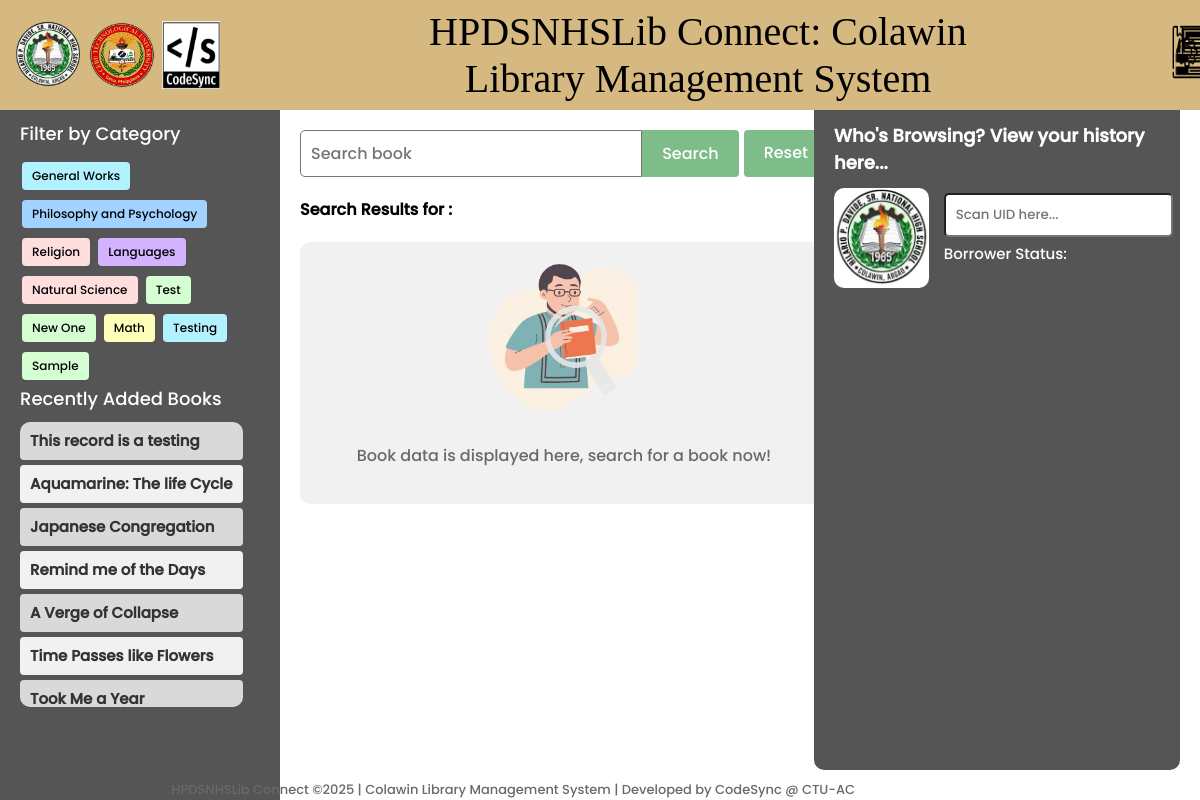
/, run on an earlier commit of the app's database.
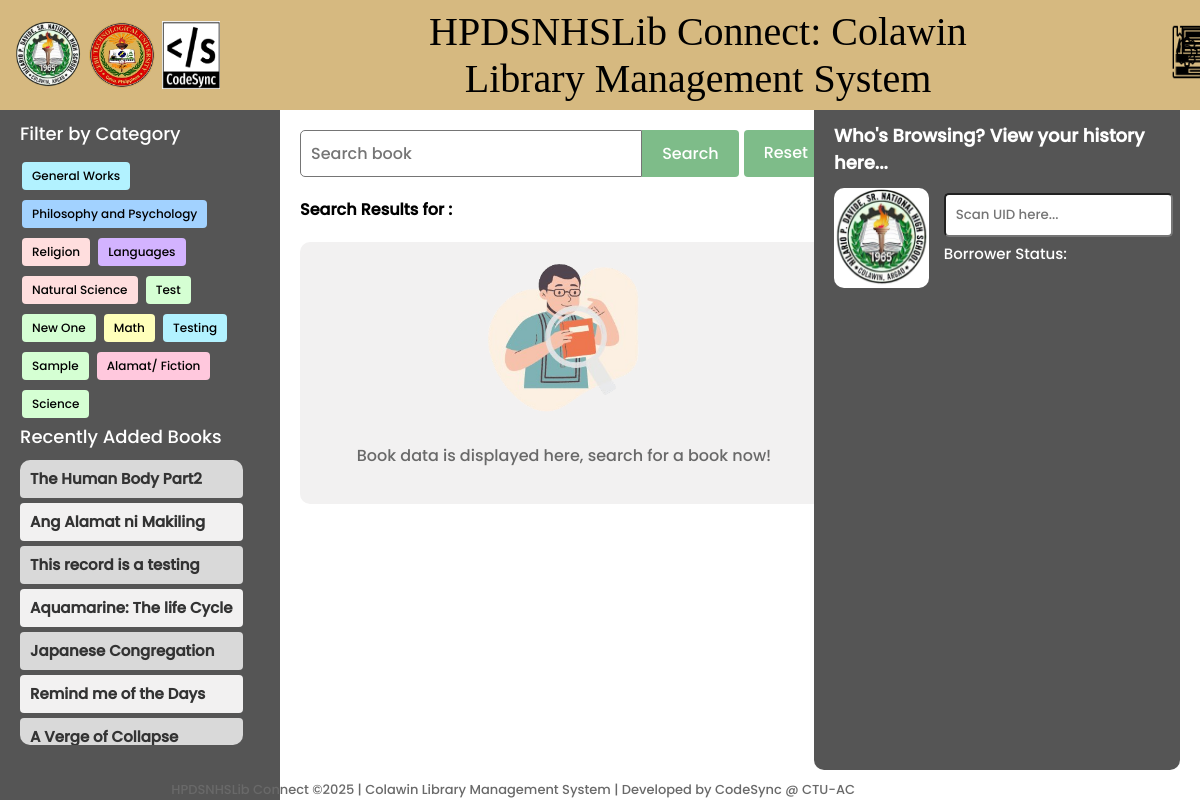
And on a later commit of the database.
### library/models.py (models this page shows, shortened)
class Category(models.Model):
    name = models.CharField(max_length=100, unique=True)

class BookInventory(models.Model):
    BOOK_TYPE_CHOICES = [
        ('Circulation', 'Circulation'),
        ('Reference', 'Reference'),
        ('Novel', 'Novel'),
        ('Research/Academic', 'Research/Academic'),
        ('Encyclopedia', 'Encyclopedia'),
        ('Dictionary', 'Dictionary'),
        ('Year Book', 'Year Book'),
    ]
    book_number = models.CharField(max_length=10, primary_key=True)
    record_date = models.DateTimeField(auto_now_add=True)
    class_field = models.CharField(max_length=100, blank=True, null=True)
    author = models.CharField(max_length=200, blank=True, null=True)
    book_title = models.CharField(max_length=200)
    edition = models.CharField(max_length=50, blank=True, null=True)
    volume = models.CharField(max_length=50, blank=True, null=True)
    pages = models.IntegerField(blank=True, null=True)
    quantity = models.PositiveIntegerField(default=1)
    fund_source = models.CharField(max_length=100, blank=True, null=True)
    price = models.DecimalField(max_digits=10, decimal_places=2, blank=True, null=True)
    publisher = models.CharField(max_length=200, blank=True, null=True)
    year = models.IntegerField(blank=True, null=True)
    remark = models.TextField(blank=True, null=True)
    book_type = models.CharField(max_length=50, choices=BOOK_TYPE_CHOICES, default='Circulation')  # New field
    category = models.ForeignKey(Category, on_delete=models.CASCADE)
    location = models.ForeignKey(Location, on_delete=models.SET_NULL, blank=True, null=True, default=1)
    qr_code = models.ImageField(upload_to='qr_codes/', blank=True, null=True)
    status = models.CharField(max_length=50, default='Available')

### library/views.py (the view, shortened to what this page needs)
# urls.py: path('', views.landing, name='landing'),
def landing(request):
    query = request.GET.get('q')
    category_name = request.GET.get('category')  # Get category name from query params
    book_number = request.GET.get('book_number')  # Get book number from query params
    books = BookInventory.objects.all()
    categories = Category.objects.all()
    if category_name:
        books = books.filter(category__name=category_name)  # Filter by category
    if query:
        books = books.filter(
            Q(book_title__icontains=query) |
            Q(author__icontains=query) |
            Q(book_number__icontains=query)
        )
    for book in books:
        try:
            latest_borrow_slip = BorrowSlip.objects.filter(book_number=book.book_number).order_by('-date_borrow').first()
            current_date = timezone.now().date()
            if latest_borrow_slip:
                if latest_borrow_slip.due_date.date() < current_date and not latest_borrow_slip.returned:
                    book.status = 'Overdue'
                elif latest_borrow_slip.returned:
                    book.status = 'Returned'
                else:
                    book.status = 'Borrowed'
            else:
                book.status = 'Available'
        except BorrowSlip.DoesNotExist:
            book.status = 'Available'
    recent_books = BookInventory.objects.order_by('-record_date')[:10]
    for book in recent_books:
        try:
            latest_borrow_slip = BorrowSlip.objects.filter(book_number=book.book_number).order_by('-date_borrow').first()
            current_date = timezone.now().date()
            if latest_borrow_slip:
                if latest_borrow_slip.due_date.date() < current_date and not latest_borrow_slip.returned:
                    book.status = 'Overdue'
                elif latest_borrow_slip.returned:
                    book.status = 'Returned'
                else:
                    book.status = 'Borrowed'
            else:
                book.status = 'Available'
        except BorrowSlip.DoesNotExist:
            book.status = 'Available'
    book_detail = None
    category_counts = BookInventory.objects.values('category__name').annotate(count=Count('book_number')).order_by('category__name')
    categories_with_counts = [entry['category__name'] for entry in category_counts]
    counts = [entry['count'] for entry in category_counts]
    colors = plt.get_cmap('tab20').colors  # Use a colormap with enough distinct colors
    category_colors = dict(zip(categories_with_counts, colors))
    plt.figure(figsize=(14, 6))  # Increase figure width to accommodate legend
    bars = plt.bar(range(len(categories_with_counts)), counts, color=[category_colors[cat] for cat in categories_with_counts])
    plt.xlabel('Category')
    plt.ylabel('Number of Books')
    plt.title('Number of Books by Category')
    plt.xticks(range(len(categories_with_counts)), [''] * len(categories_with_counts))  # Empty labels for now
    handles = [plt.Line2D([0], [0], color=color, lw=4) for color in category_colors.values()]
    plt.legend(handles, category_colors.keys(), loc='center left', bbox_to_anchor=(1, 0.5))
    buffer = BytesIO()
    plt.savefig(buffer, format='png', bbox_inches='tight')
    buffer.seek(0)
    image_png = buffer.getvalue()
    buffer.close()
    graph = base64.b64encode(image_png).decode('utf-8')
    return render(request, 'library/landing.html', {
        'books': books,  # Pass filtered books to the template
        'query': query,
        'recent_books': recent_books,
        'book_detail': book_detail,
        'graph': graph,
        'categories': categories,
        'category_name': category_name,  # Pass the category name to the template
    })

### library/context_processors.py (called while the page is built)
def navbar_context(request):
    username = None
    if request.user.is_authenticated:
        username = request.user.username
    return {'username': username}

### library/templates/library/landing.html (shortened to what the changed rows need)
{% extends 'main.html' %}
{% load static %}
{% block content %}
<div class="sidebar">
    <div class="category-button-container">
        {% for category in categories %}
            <a href="{% url 'landing' %}?category={{ category.name }}"
            class="category-button" data-category-name="{{ category.name }}">
                {{ category.name }}
            </a>
        {% empty %}
            <div style="margin: 5px; padding: 10px; color: gray;">No categories available</div>
        {% endfor %}
    </div>
    <div class="book-item-container">
        {% for recent_book in recent_books %}
            <a href="{% url 'landing' %}?book_number={{ recent_book.book_number }}"
               class="book-item {% if forloop.counter|divisibleby:2 %}even-row{% else %}odd-row{% endif %}"
               style="text-decoration: none; color: black; margin-bottom: 5px;">
                <div class="book-title" style="font-size: 15px;">
                    {{ recent_book.book_title }}
                </div>
            </a>
        {% endfor %}
    </div>
</div>
<div class="main-content">
    <div class="side-container">
        <div class="section-label" style="color: white; font-weight: lighter;">
            <h1 style="font-size: 18px;">Who's Browsing? View your history here...</h1>
        </div>
    </div>
</div>
{% endblock content %}

What changed in the data, as far as the page shows it:
no longer on this page (row unchanged): BookInventory: book_title "Time Passes like Flowers"
no longer on this page (row unchanged): BookInventory: book_title "Took Me a Year"
added Category: name "Alamat/ Fiction"
added Category: name "Science"
added BookInventory: book_title "The Human Body Part2"
added BookInventory: book_title "Ang Alamat ni Makiling"
